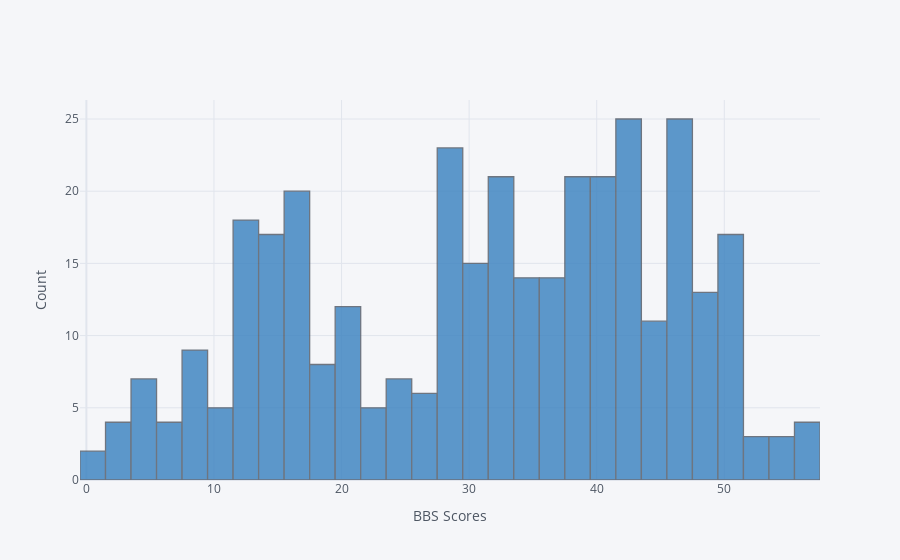

Notebook code cell kept with this figure:
### Code cell
df['BBS Sum'].iplot(kind='hist',bins=50,color='blue',xTitle='BBS Scores',yTitle='Count')

### Figure 1 — Plotly figure (JSON) as saved in the notebook; plotly's stock layout.template omitted (floating-point values rounded to 4 significant figures; data arrays with more than 128 entries replaced by an {"elided": "..."} marker saying what was removed)
{"data": [{"histfunc": "count", "histnorm": "", "marker": {"color": "rgba(55, 128, 191, 1.0)", "line": {"color": "#4D5663", "width": 1.3}}, "name": "BBS Sum", "nbinsx": 50, "opacity": 0.8, "orientation": "v", "type": "histogram", "x": {"elided": "354 int values"}}], "layout": {"barmode": "overlay", "legend": {"bgcolor": "#F5F6F9", "font": {"color": "#4D5663"}}, "paper_bgcolor": "#F5F6F9", "plot_bgcolor": "#F5F6F9", "title": {"font": {"color": "#4D5663"}}, "xaxis": {"gridcolor": "#E1E5ED", "showgrid": true, "tickfont": {"color": "#4D5663"}, "title": {"font": {"color": "#4D5663"}, "text": "BBS Scores"}, "zerolinecolor": "#E1E5ED"}, "yaxis": {"gridcolor": "#E1E5ED", "showgrid": true, "tickfont": {"color": "#4D5663"}, "title": {"font": {"color": "#4D5663"}, "text": "Count"}, "zerolinecolor": "#E1E5ED"}}}
